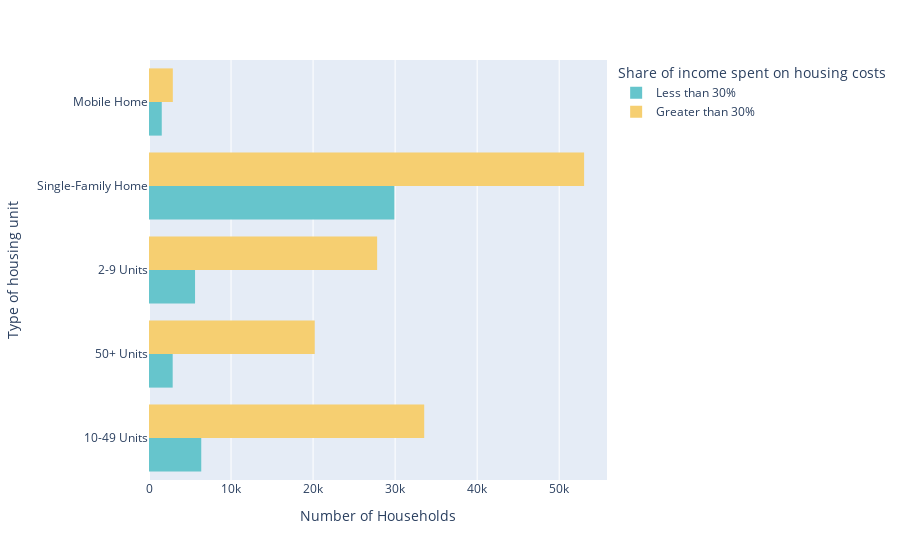

This figure's notebook cell:
### Code cell
fig = px.histogram(df2, 
                   x="Number of Households", 
                   y="typology",
                   color='Share of income spent on housing costs', 
                   barmode='group',
                   color_discrete_sequence=px.colors.qualitative.Pastel,
                   height=400)

fig.update_yaxes(title="Type of housing unit")
fig.update_xaxes(title="Number of Households")
fig.for_each_trace(lambda t: t.update(hovertemplate=t.hovertemplate.replace("sum of ", "")))

fig.show()

### Figure 1 — Plotly figure (JSON) as saved in the notebook; plotly's stock layout.template omitted (floating-point values rounded to 4 significant figures; data arrays with more than 128 entries replaced by an {"elided": "..."} marker saying what was removed)
{"data": [{"alignmentgroup": "True", "bingroup": "y", "histfunc": "sum", "hovertemplate": "Share of income spent on housing costs=Less than 30%<br>Number of Households=%{x}<br>typology=%{y}<extra></extra>", "legendgroup": "Less than 30%", "marker": {"color": "rgb(102, 197, 204)", "pattern": {"shape": ""}}, "name": "Less than 30%", "offsetgroup": "Less than 30%", "orientation": "h", "showlegend": true, "type": "histogram", "x": {"elided": "2068 int values"}, "xaxis": "x", "y": {"elided": "2068 str values"}, "yaxis": "y"}, {"alignmentgroup": "True", "bingroup": "y", "histfunc": "sum", "hovertemplate": "Share of income spent on housing costs=Greater than 30%<br>Number of Households=%{x}<br>typology=%{y}<extra></extra>", "legendgroup": "Greater than 30%", "marker": {"color": "rgb(246, 207, 113)", "pattern": {"shape": ""}}, "name": "Greater than 30%", "offsetgroup": "Greater than 30%", "orientation": "h", "showlegend": true, "type": "histogram", "x": {"elided": "5436 int values"}, "xaxis": "x", "y": {"elided": "5436 str values"}, "yaxis": "y"}], "layout": {"autosize": true, "barmode": "group", "legend": {"title": {"text": "Share of income spent on housing costs"}, "tracegroupgap": 0}, "margin": {"t": 60}, "xaxis": {"anchor": "y", "autorange": true, "domain": [0, 1], "range": [0, 55830.0], "title": {"text": "Number of Households"}, "type": "linear"}, "yaxis": {"anchor": "x", "autorange": true, "domain": [0, 1], "range": [-0.5, 4.5], "title": {"text": "Type of housing unit"}, "type": "category"}}}
